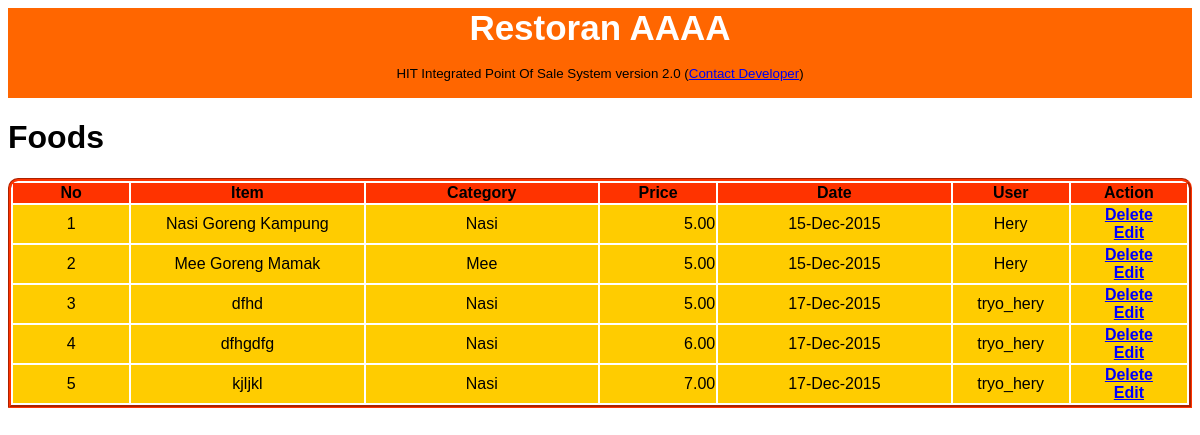
The page /cashiers/items.php?type_name=Foods on the database its author committed.
### tables this page shows
CREATE TABLE `items` (
  `item_id` int(11) NOT NULL,
  `item_name` varchar(255) NOT NULL,
  `item_category` varchar(255) NOT NULL,
  `item_type` varchar(255) NOT NULL,
  `item_price` varchar(255) NOT NULL,
  `item_picture` varchar(255) NOT NULL,
  `item_date` varchar(255) NOT NULL,
  `item_user` varchar(255) NOT NULL,
  `item_desc` text NOT NULL,
  `item_short` varchar(255) NOT NULL,
  `item_promo` varchar(255) NOT NULL
);

### cashiers/items.php (the view)
<?php
require_once("includes/connection.php");
require_once("template/._header_popup.php");
if(isset($_GET["type_name"])){
	$type_name = $_GET["type_name"];
	$qtype = mysqli_query($conn, "SELECT * FROM items WHERE item_type = '{$type_name}'");
?>
	<h1><?= $type_name ?></h1>
    <table class="tbl" width="100%" style="border:#F30 groove; border-top-right-radius:10px; border-top-left-radius:10px;">
    	<tr style="background:#F30;">
        	<th width="10%">No</th>
            <th width="20%">Item</th>
			<th width="20%">Category</th>
            <th width="10%">Price</th>
            <th width="20%">Date</th>
            <th width="10%">User</th>
            <th width="10%">Action</th>
        </tr>
    <?php
		$no = 0 + 1;
		while($rqtype = mysqli_fetch_array($qtype)){
			$price = $rqtype["item_price"];
			if(empty($price) || $price == 0){
				$item_price = "0";
			}else{
				$item_price = $rqtype["item_price"];
			}
	?>
		<tr>
        	<td align="center"><?= $no ?></td>
            <td align="center"><?= $rqtype["item_name"] ?></td>
			<td align="center"><?= $rqtype["item_category"] ?></td>
            <td align="right"><?= number_format($item_price, 2) ?></td>
            <td align="center"><?= $rqtype["item_date"] ?></td>
            <td align="center"><?= $rqtype["item_user"] ?></td>
            <td align="center"><div id="delete_button"><a href="del_item.php?item_id=<?= $rqtype["item_id"] ?>&type=<?= $type_name ?>"><strong>Delete</strong></a><br />
            <a href="edit_item.php?item_id=<?= $rqtype["item_id"] ?>&type=<?= $type_name ?>"><strong>Edit</strong></a>
            </div></td>
        </tr>
    <?php
		$no++;
		}
	?>
	</table>
<?php
}
?>

### cashiers/template/style.css (style rules this page uses)
body { font-family:Verdana, Geneva, sans-serif; }
.tbl tr { background-color: #FC0; }
div#delete_button > a { color:blue; }

### rows shown on the page
items: item_name "Nasi Goreng Kampung", item_category "Nasi", item_price "5.00", item_date "15-Dec-2015", item_user "Hery"
items: item_name "Mee Goreng Mamak", item_category "Mee", item_price "5.00", item_date "15-Dec-2015", item_user "Hery"
items: item_name "dfhd", item_category "Nasi", item_price "5.00", item_date "17-Dec-2015", item_user "tryo_hery"
items: item_name "dfhgdfg", item_category "Nasi", item_price "6.00", item_date "17-Dec-2015", item_user "tryo_hery"
items: item_name "kjljkl", item_category "Nasi", item_price "7.00", item_date "17-Dec-2015", item_user "tryo_hery"

### other values the page prints
$type_name "Foods"
